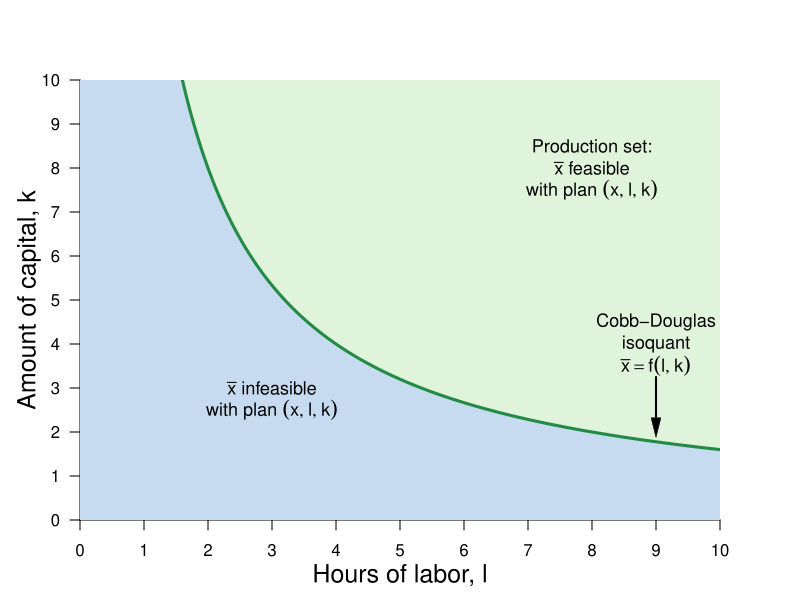

Recreate this plot in R.
#Graph Designer: Simon Halliday
#Authors: Bowles, Foley and Halliday
#Title: Coordination, Conflict and Competition: A Text in Microeconomics

library(shape)
pdf(file = "firmmarketsupply/isoquant_shaded.pdf", width = 8, height = 6)

#Set parameters for graphics
axislabelsize <- 1.5
labelsize <- 1.1
graphlinewidth <- 3
segmentlinewidth <- 2

COL <- c("#7fc97f", "#beaed4", "#fdc086", "#ffff99", "#386cb0", "#f0027f", "#bf5b17", "#666666")
COLA <- c("#e0f3db", "#99d8c9","#66c2a4","#41ae76", "#238b45", "#005824")
COLB <- c("#c6dbef", "#4eb3d3", "#2b8cbe", "#0868ac","#084081")

#Edited the margins to cater for the larger LHS labels
par(mar =  c(4, 4, 4, 4))

uFn <- function(x, y, alpha = 0.5){
  (x^alpha)*(y^(1 - alpha))
}

indiffA <- function(x, alpha = 0.5, uA = 5) {
  (uA / x^alpha)^(1/(1 - alpha))
}

xlims <- c(0, 10)
ylims <- c(0, 10)

npts <- 501 
x <- seq(xlims[1], xlims[2], length.out = npts)
y <- seq(ylims[1], ylims[2], length.out = npts) 
a <- c(2, 4, 6)

plot(0, 0, xlim = xlims, ylim = ylims, type = "n",
     xlab = expression(paste("")),
     ylab = expression(paste("")), 
     xaxt = "n", 
     yaxt = "n", 
     cex.lab = axislabelsize, 
     bty = "n", 
     xaxs = "i", 
     yaxs = "i"
)


ticksy <- seq(from = 0, to = ylims[2], by = 1)
ylabels <- seq(from = 0, to = ylims[2], by = 1)
ticksx <- seq(from = 0, to = xlims[2], by = 1)
xlabels <- seq(from = 0, to = xlims[2], by = 1)
# ticksy <- c(ylims[1], 5.25, 8, ylims[2])
# ylabels <- c(NA, expression(paste(y,"*")), expression(paste(bar(y))), NA)
# ticksx <- c(xlims[1], 5.25, 8.944272, xlims[2])
# xlabels <- c(NA, expression(paste(x,"*")), expression(paste(bar(x))), NA)

npts <- 500 
xx1 <- seq(xlims[1], xlims[2], length.out = npts)
xx2 <- seq(0, xlims[2], length.out = npts)
xx3 <- seq(xlims[1], 0, length.out = npts)

#Draw the polygon for shading the utility areas
xpoly1 <- seq(from = xlims[1], to = xlims[2], length.out = 500)
ypoly1 <- indiffA(xpoly1, alpha = 0.5, uA = 4)
polygon(x = c(xpoly1, rev(xpoly1[1])), y = c(ypoly1, rev(ypoly1)[1]), col=COLB[1], density=NULL, border = NA)
ypoly1 <- indiffA(xpoly1, alpha = 0.5, uA = 4)
polygon(x = c(0, 0, xlims[2], xlims[2], 0), y = c(0, indiffA(xlims[2]), indiffA(xlims[2]), 0, 0), col=COLB[1], density=NULL, border = NA)


polygon(x = c(xlims[2], rev(xpoly1), xpoly1), y = c(ylims[2], rev(ypoly1), ypoly1), col=COLA[1], density=NULL, border = NA)


#Draw the graphs
lines(xx1, indiffA(xx1, alpha = 0.5, uA = 4), col = COLA[5], lwd = graphlinewidth)

#Label the feasible frontier
# text(3.2, 1, expression("Feasible Frontier"), cex = labelsize)
# text(3.2, 0.5, expression("(production possibilities frontier)"), cex = labelsize)
# Arrows(4.35, 0.95, 8.1, 0.95, col = "black", lty = 1, lwd = 2, arr.type = "triangle", arr.lwd = 0.5)

#Axis labels
mtext(expression(paste("Hours of labor, ", l)), side = 1, line = 2.5, cex = axislabelsize)
text(-0.8, 5, expression(paste("Amount of capital, ", k)), xpd = TRUE, cex = axislabelsize, srt = 90) 


#Label the indifference curves
text(9, 4.5, expression("Cobb-Douglas"), cex = labelsize)
text(9, 4, expression("isoquant"), cex = labelsize)
text(9, 3.5, expression(bar(x) ==f(l,k)), cex = labelsize)
Arrows(9, 3.25, 9, 2.1, col = "black", lty = 1, lwd = 2, arr.type = "triangle", arr.lwd = 0.5)

#Label feasible and infeasible
text(3, 3, expression(paste(x = bar(x), " infeasible")), cex = labelsize)
text(3, 2.5, expression(paste("with plan ", (list(x, l, k)) )), cex = labelsize)

text(8, 8.5, expression(paste("Production set:")), cex = labelsize)
text(8, 8, expression(paste(x = bar(x), " feasible")), cex = labelsize)
text(8, 7.5, expression(paste("with plan ", (list(x, l, k)) )), cex = labelsize)

axis(1, at = ticksx, pos = 0, labels = xlabels)
axis(2, at = ticksy, pos = 0, labels = ylabels, las = 1)

dev.off()
